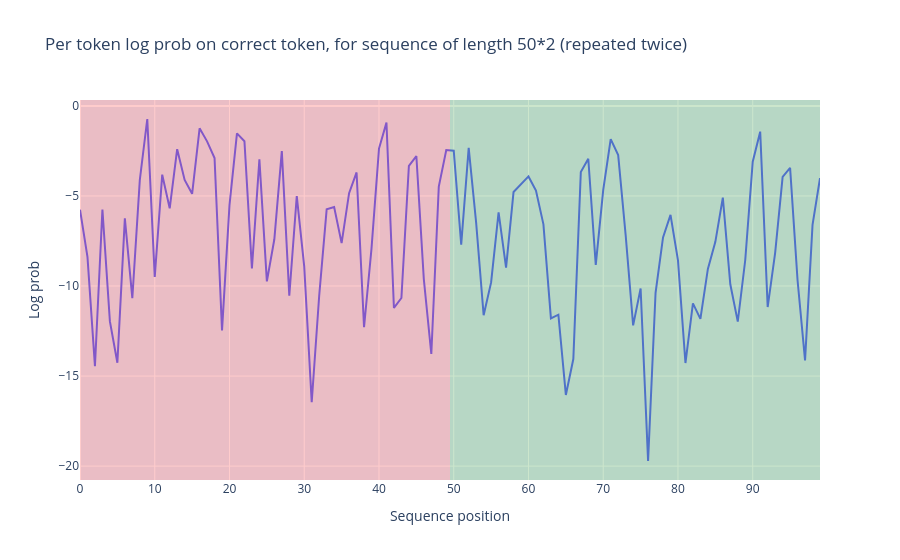

Write notebook code for a chart like this one.
### Markdown cell above
### Exercise - plot per-token loss on repeated sequence

> ```yaml
> Difficulty: 🔴🔴⚪⚪⚪
> Importance: 🔵🔵⚪⚪⚪
>
> You shouldn't spend more than 10-15 minutes on these exercises.
> ```

You should fill in the functions below. We've given you the first line of the first function, which defines a prefix (remember we need the BOS token for GPT-2, since it was trained to have one). We've also given you the `get_log_probs` function from the previous set of exercises.

### Code cell
def generate_repeated_tokens(
    model: HookedTransformer, seq_len: int, batch_size: int = 1
) -> Int[Tensor, "batch_size full_seq_len"]:
    """
    Generates a sequence of repeated random tokens

    Outputs are:
        rep_tokens: [batch_size, 1+2*seq_len]
    """
    t.manual_seed(0)  # for reproducibility
    prefix = (t.ones(batch_size, 1) * model.tokenizer.bos_token_id).long()
    rand = t.randint(low=0, high=cfg.d_vocab, size=(batch_size, seq_len))
    return t.cat([prefix, rand, rand], dim=-1)


def run_and_cache_model_repeated_tokens(
    model: HookedTransformer, seq_len: int, batch_size: int = 1
) -> tuple[Tensor, Tensor, ActivationCache]:
    """
    Generates a sequence of repeated random tokens, and runs the model on it, returning (tokens,
    logits, cache). This function should use the `generate_repeated_tokens` function above.

    Outputs are:
        rep_tokens: [batch_size, 1+2*seq_len]
        rep_logits: [batch_size, 1+2*seq_len, d_vocab]
        rep_cache: The cache of the model run on rep_tokens
    """
    random_tokens = generate_repeated_tokens(model, seq_len, batch_size)

    logits, cache = model.run_with_cache(random_tokens)

    return (
        random_tokens,
        logits,
        cache
    )


def get_log_probs(
    logits: Float[Tensor, "batch posn d_vocab"], tokens: Int[Tensor, "batch posn"]
) -> Float[Tensor, "batch posn-1"]:
    logprobs = logits.log_softmax(dim=-1)
    # We want to get logprobs[b, s, tokens[b, s+1]], in eindex syntax this looks like:
    correct_logprobs = eindex(logprobs, tokens, "b s [b s+1]")
    return correct_logprobs


seq_len = 50
batch_size = 1
(rep_tokens, rep_logits, rep_cache) = run_and_cache_model_repeated_tokens(model, seq_len, batch_size)
rep_cache.remove_batch_dim()
rep_str = model.to_str_tokens(rep_tokens)
model.reset_hooks()
log_probs = get_log_probs(rep_logits, rep_tokens).squeeze()

print(f"Performance on the first half: {log_probs[:seq_len].mean():.3f}")
print(f"Performance on the second half: {log_probs[seq_len:].mean():.3f}")

plot_loss_difference(log_probs, rep_str, seq_len)

### Figure 1 — Plotly figure (JSON) as saved in the notebook; plotly's stock layout.template omitted (floating-point values rounded to 4 significant figures)
{"data": [{"hovertemplate": "<b>%{hovertext}</b><br><br>variable=0<br>Sequence position=%{x}<br>Log prob=%{y}<extra></extra>", "hovertext": [":", "ing", "ی", ",", "ed", "down", " with", "or", "\n", "\n", "ers", "\n", ",", ".", " in", ".", ".", ",", ".", "ken", ",", ",", ".", " May", ",", "ad", ".", ".", "us", "\n", "s", "pling", "ables", "\n", "s", " a", ".", "-", "ault", "s", ".", ".", "l", "ven", ")", ")", " the", "ization", ")", ")", ").", "ing", ").", "-", " Break", "out", " with", "ee", "\n", ",", ",", "\n", ",", "Back", "Trigger", " blade", "ų", ",", ",", "ok", ",", ",", ",", " May", " libert", "é", " repairs", "ian", "us", "\n", "s", "pling", "ance", "70", "s", " a", ".", " Ren", "ly", "s", ".", ".", " contra", " )", ")", ").", " the", "ization", "'s", "_"], "legendgroup": "0", "line": {"color": "#636efa", "dash": "solid"}, "marker": {"symbol": "circle"}, "mode": "lines", "name": "0", "orientation": "v", "showlegend": true, "type": "scatter", "x": [0, 1, 2, 3, 4, 5, 6, 7, 8, 9, 10, 11, 12, 13, 14, 15, 16, 17, 18, 19, 20, 21, 22, 23, 24, 25, 26, 27, 28, 29, 30, 31, 32, 33, 34, 35, 36, 37, 38, 39, 40, 41, 42, 43, 44, 45, 46, 47, 48, 49, 50, 51, 52, 53, 54, 55, 56, 57, 58, 59, 60, 61, 62, 63, 64, 65, 66, 67, 68, 69, 70, 71, 72, 73, 74, 75, 76, 77, 78, 79, 80, 81, 82, 83, 84, 85, 86, 87, 88, 89, 90, 91, 92, 93, 94, 95, 96, 97, 98, 99], "xaxis": "x", "y": [-5.765, -8.381, -14.46, -5.75, -11.97, -14.26, -6.242, -10.68, -4.125, -0.7273, -9.499, -3.818, -5.687, -2.403, -4.112, -4.883, -1.243, -1.967, -2.894, -12.46, -5.507, -1.528, -1.963, -9.025, -2.97, -9.741, -7.406, -2.513, -10.54, -5.005, -8.922, -16.45, -10.54, -5.744, -5.617, -7.62, -4.844, -3.694, -12.29, -7.911, -2.37, -0.9285, -11.22, -10.67, -3.326, -2.785, -9.628, -13.77, -4.484, -2.452, -2.49, -7.702, -2.333, -6.494, -11.63, -9.8, -5.907, -8.982, -4.782, -4.366, -3.915, -4.703, -6.579, -11.8, -11.59, -16.05, -14.06, -3.675, -2.933, -8.829, -4.659, -1.84, -2.733, -7.172, -12.18, -10.14, -19.72, -10.38, -7.3, -6.052, -8.578, -14.28, -10.97, -11.83, -9.053, -7.548, -5.091, -9.904, -11.98, -8.556, -3.096, -1.43, -11.17, -8.16, -3.936, -3.44, -9.693, -14.13, -6.603, -4.007], "yaxis": "y"}], "layout": {"hovermode": "x unified", "legend": {"title": {"text": "variable"}, "tracegroupgap": 0}, "shapes": [{"fillcolor": "red", "line": {"width": 0}, "opacity": 0.2, "type": "rect", "x0": 0, "x1": 49.5, "xref": "x", "y0": 0, "y1": 1, "yref": "y domain"}, {"fillcolor": "green", "line": {"width": 0}, "opacity": 0.2, "type": "rect", "x0": 49.5, "x1": 99, "xref": "x", "y0": 0, "y1": 1, "yref": "y domain"}], "showlegend": false, "title": {"text": "Per token log prob on correct token, for sequence of length 50*2 (repeated twice)"}, "xaxis": {"anchor": "y", "domain": [0, 1], "title": {"text": "Sequence position"}}, "yaxis": {"anchor": "x", "domain": [0, 1], "title": {"text": "Log prob"}}}}
